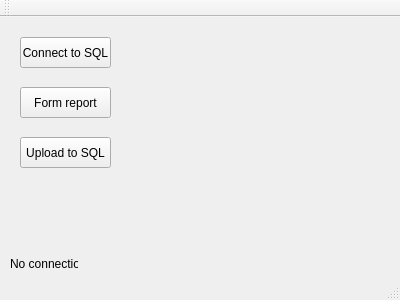
<?xml version="1.0" encoding="UTF-8"?>
<ui version="4.0">
 <class>MainWindow</class>
 <widget class="QMainWindow" name="MainWindow">
  <property name="geometry">
   <rect>
    <x>0</x>
    <y>0</y>
    <width>400</width>
    <height>300</height>
   </rect>
  </property>
  <property name="windowTitle">
   <string>MainWindow</string>
  </property>
  <widget class="QWidget" name="centralWidget">
   <widget class="QPushButton" name="pbConnect">
    <property name="geometry">
     <rect>
      <x>20</x>
      <y>20</y>
      <width>91</width>
      <height>31</height>
     </rect>
    </property>
    <property name="text">
     <string>Connect to SQL</string>
    </property>
   </widget>
   <widget class="QPushButton" name="pbReport">
    <property name="geometry">
     <rect>
      <x>20</x>
      <y>70</y>
      <width>91</width>
      <height>31</height>
     </rect>
    </property>
    <property name="text">
     <string>Form report</string>
    </property>
   </widget>
   <widget class="QPushButton" name="pbUploadToSql">
    <property name="geometry">
     <rect>
      <x>20</x>
      <y>120</y>
      <width>91</width>
      <height>31</height>
     </rect>
    </property>
    <property name="text">
     <string>Upload to SQL</string>
    </property>
   </widget>
   <widget class="QLabel" name="connectLabel">
    <property name="geometry">
     <rect>
      <x>10</x>
      <y>240</y>
      <width>68</width>
      <height>13</height>
     </rect>
    </property>
    <property name="text">
     <string>No connection</string>
    </property>
   </widget>
  </widget>
  <widget class="QToolBar" name="mainToolBar">
   <attribute name="toolBarArea">
    <enum>TopToolBarArea</enum>
   </attribute>
   <attribute name="toolBarBreak">
    <bool>false</bool>
   </attribute>
  </widget>
  <widget class="QStatusBar" name="statusBar"/>
 </widget>
 <layoutdefault spacing="6" margin="11"/>
 <resources/>
 <connections/>
</ui>
